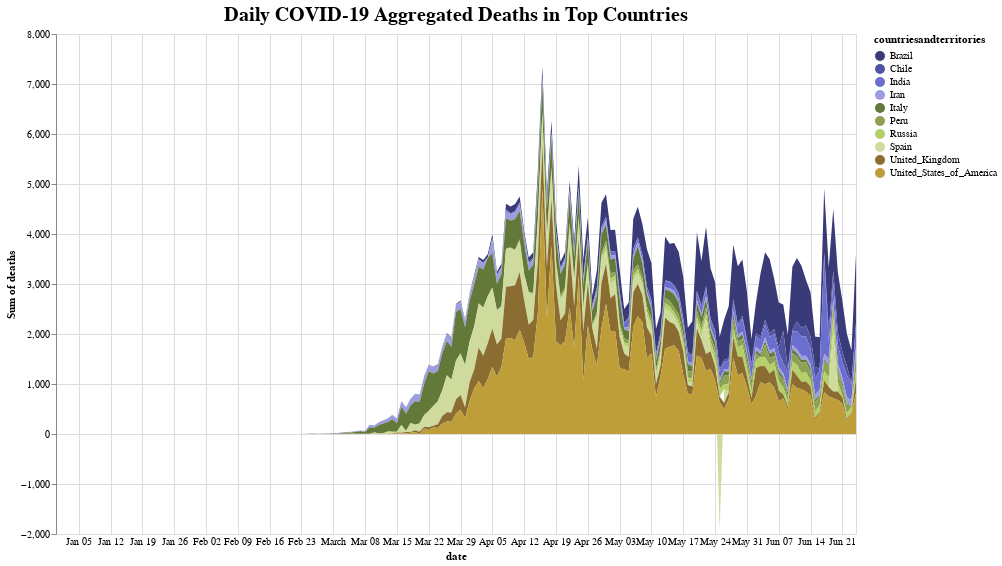

This figure's notebook cell:
### Code cell
chart_deaths = alt.Chart(geo_dataset).mark_area().encode(
    alt.X('date:T',
        axis=alt.Axis(domain=False, tickSize=0)
    ),
    alt.Y('sum(deaths):Q'),
    alt.Color('countriesandterritories:N',
        scale=alt.Scale(scheme='category20b')
    )
).interactive(
).properties(
    width = 800,
    height = 500,
    title = "Daily COVID-19 Aggregated Deaths in Top Countries"
)

chart_deaths.configure_title(
    fontSize=20,
    font='Courier',
    color='black'
).display(renderer = 'svg')

### Figure 1 — Vega-Lite specification as saved in the notebook (floating-point values rounded to 4 significant figures; data arrays with more than 128 entries replaced by an {"elided": "..."} marker saying what was removed)
{"config": {"view": {"continuousWidth": 400, "continuousHeight": 300}, "title": {"color": "black", "font": "Courier", "fontSize": 20}}, "data": {"name": "data-076c5a7a41beffb15cf637c4c79342e5"}, "mark": "area", "encoding": {"color": {"type": "nominal", "field": "countriesandterritories", "scale": {"scheme": "category20b"}}, "x": {"type": "temporal", "axis": {"domain": false, "tickSize": 0}, "field": "date"}, "y": {"type": "quantitative", "aggregate": "sum", "field": "deaths"}}, "height": 500, "selection": {"selector002": {"type": "interval", "bind": "scales", "encodings": ["x", "y"]}}, "title": "Daily COVID-19 Aggregated Deaths in Top Countries", "width": 800, "$schema": "https://vega.github.io/schema/vega-lite/v4.0.2.json", "datasets": {"data-076c5a7a41beffb15cf637c4c79342e5": {"elided": "1635 records"}}}
